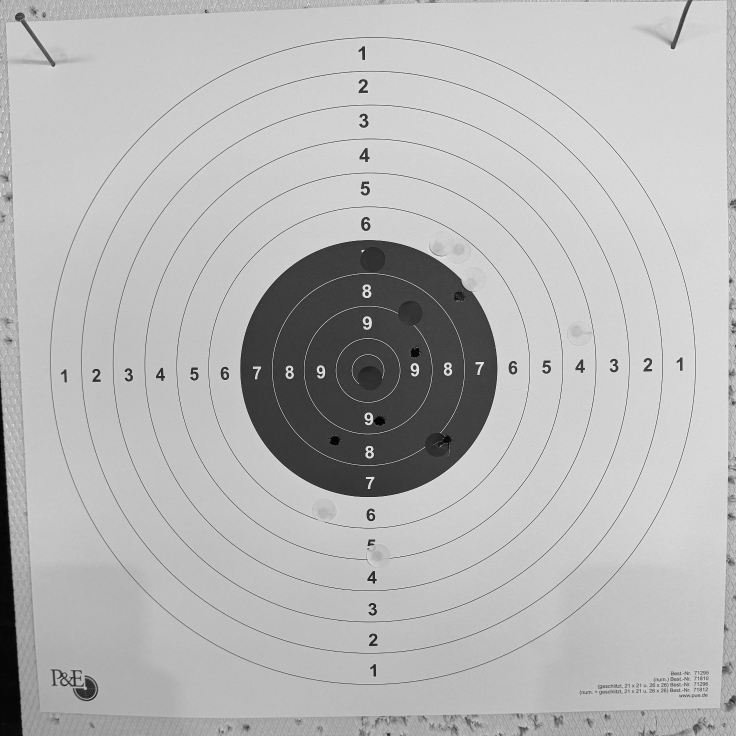
#> input picture apps/mobile/android/core/model/src/test/resources/hits/IMG_1514.jpg, 1472 x 1472 px, given as the content of the folder bile/android/core/model/src/test/resources/hits/IMG_1514.jpg, which was not available (shown at 1/2 size)
$ python detect_hits.py --input ../../apps/mobile/android/core/model/src/test/resources/hits/IMG_1514.jpg
#> lines starting #> are read from the running program, lines starting #| are printed output that depends on the picture; after the words box and inside, x2 and y2 are one past the last pixel; in counts of white or black regions, pixels touching at a corner belong together; pictures that were not available may be replaced by others from this repository, and a replacement may not be noted
### ml/scripts/rectify.py
"""Find the target in a photo, rectify it, and report how well that worked.

Run this over a folder of real photos BEFORE writing any on-device code. It
answers three questions that would otherwise only surface in the finished app:

1. Does the segmentation hold across your target types, lighting and cameras?
2. How oblique are real photos — does the orthographic approximation carry, or
   is the full homography needed from the start?
3. Which images fail, and why?

It is also the reference the Kotlin `TargetLocator` will be cross-checked
against, and it produces the rectified crops that the hit detector is annotated
and trained on. See ml/NOTES-real-targets.md for what real sheets look like.

The method, and why it is not a neural network:

    A circle photographed at an angle is an ellipse. The black aiming mark is
    the highest-contrast feature on any target and its physical diameter is
    known exactly per target type. Fitting an ellipse to its outer edge yields
    centre, scale (px→mm) and perspective in one step — deterministically, with
    no training data. ML is for telling holes from patches, later, on the
    rectified crop.

Two details that real photos forced (both in NOTES-real-targets.md):

    * The aiming mark is an ANNULUS: ring 10 is printed light inside it. The fit
      must use the OUTER contour — fitting the inner one is wrong by a factor of
      four in scale.
    * The backstop behind the target is itself full of dark bullet holes, and
      there are dark surfaces all around. A global threshold happily finds those
      instead, which is why the search is restricted to the largest bright
      quadrilateral (the sheet) when one can be found.

Usage:
    python scripts/rectify.py --input ~/scheiben --out data/rectified --report
"""

from __future__ import annotations

import argparse
import json
import math
from dataclasses import asdict, dataclass, replace
from pathlib import Path

import cv2
import numpy as np

#: Longest edge the analysis runs at. Full-resolution phone photos cost time and
#: buy nothing: the aiming mark is hundreds of pixels across either way.
WORK_SIZE = 1024

#: Side length of the rectified crop. Square, centred on the target, so every
#: image the detector ever sees is in the same frame.
#:
#: 1600 and not 640: at 640 a 9 mm hole is ten pixels across and a 4.5 mm
#: diabolo five — too little for the hit detector and for a human placing a shot
#: by hand (NOTES-real-targets.md §9). The crop is warped from the ORIGINAL
#: photo, not from the downscaled working copy, so those pixels carry real
#: detail instead of interpolation.
#:
#: 1472 over a 1.15 frame is 2.56 pixels per millimetre, and that RESOLUTION is
#: what actually matters — it was picked by scoring the hit detector at each size
#: against hits-truth.json. Coarser loses holes; FINER loses precision, because
#: paper grain and JPEG noise start resolving into blobs the size of a small
#: hole. Both directions were measured (score_hits.py). So when the frame below
#: changed from 1.25 to 1.15 this had to follow it, or the crop would silently
#: have become finer at 2.78.
CROP_SIZE = 1472

#: How much of the scoring radius the crop covers. Over 1.0 so that ring 1 and
#: the paper around it stay inside the frame.
#:
#: 1.15 puts the frame at 575 mm across, which sits ENTIRELY within a 600 mm
#: sheet: no backstop in the crop, whatever is behind the target. At 1.25 the
#: frame was 625 mm and a strip of whatever the sheet hangs on was in every
#: picture — 12 mm a side by construction, and more once the sheet is tilted.
#: Ring 1 ends at 500 mm, so nothing scoreable is lost.
#:
#: Must equal `TargetGeometry.FRAME_TO_SCORING` in the Android app, which draws
#: its rings in the same frame and lays this crop underneath them. They were
#: 1.15 here and 1.25 there once already, which quietly meant the reference
#: implementation and the app were measuring different pictures.
CROP_MARGIN = 1.15

#: Diameter of the scoring area — ring 1 — of the target being scanned. The
#: crop is scaled so this fits it, which is what makes a crop pixel a known
#: number of millimetres (see `px_per_mm`).
SCORING_MM = 500.0

#: Aiming mark diameter as a fraction of ring 1, for the target being scanned.
#: Scheibe Nr. 5: 200 mm black on a 500 mm scoring area.
#:
#: The fit measures the MARK, but the crop has to frame the whole SCORING AREA —
#: scaling straight off the mark cropped everything outside ring 6 away, taking
#: real hits with it. Different targets have different ratios (air rifle is
#: 30.5/45.5), which is why it is a parameter and not a constant.
DEFAULT_BLACK_RATIO = 200.0 / SCORING_MM

#: Below this the ellipse is too oblique for the orthographic approximation and
#: the shot positions start to drift. Mirrors the app's warning threshold.
OBLIQUE_WARN = 0.80

#: Plausible aiming mark diameter as a fraction of the sheet's width. Wide
#: enough for every standard target (Scheibe Nr. 5 sits near 0.36, air rifle
#: near 0.18) and narrow enough to reject the backstop behind the sheet.
MIN_MARK_OF_SHEET = 0.08
MAX_MARK_OF_SHEET = 0.65

#: How far the paper's brightness may fall before the sheet is taken to have
#: ended. Well below the paper, because a sheet is never evenly lit; well above
#: the grey of a backstop.
SHEET_EDGE_OF_PAPER = 0.72

#: How many directions the sheet's edge is probed in, and how far out — in
#: multiples of the aiming mark's radius. The sheet measures three mark radii to
#: its edge and 4.2 to its corners, so five leaves room for an oblique photo.
SHEET_RAYS = 180
SHEET_REACH = 5.0

#: A ray that got much further than the rest went through a gap in the edge. The
#: corners of a square legitimately reach 1.41 times the edge distance, so the
#: bar has to sit above that or it cuts the corners off — measured, that alone
#: shrank the sheet by eight per cent.
SHEET_RAY_TRIM = 1.7

IMAGE_SUFFIXES = {".jpg", ".jpeg", ".png", ".heic", ".webp", ".bmp"}


@dataclass
class TargetFit:
    """Where the target is in the (downscaled) image."""

    cx: float
    cy: float
    #: Semi-axes in pixels, major first.
    major: float
    minor: float
    #: Rotation of the MAJOR axis in degrees — not OpenCV's raw `fitEllipse`
    #: angle, which describes the width axis whether or not that is the longer.
    angle: float
    #: minor/major. 1.0 is dead-on; lower means more oblique.
    circularity: float
    #: How the mark was found, for the report.
    method: str

    @property
    def oblique(self) -> bool:
        return self.circularity < OBLIQUE_WARN


@dataclass
class Result:
    image: str
    ok: bool
    reason: str | None = None
    fit: dict | None = None  # type: ignore[type-arg]


def px_per_mm(size: int = CROP_SIZE, scoring_mm: float = SCORING_MM) -> float:
    """Pixels per millimetre in a rectified crop of the given side length."""
    return size / (CROP_MARGIN * scoring_mm)


def load_full(path: Path) -> np.ndarray:
    """Read an image at its original resolution, as grayscale."""
    data = np.fromfile(str(path), dtype=np.uint8)
    image = cv2.imdecode(data, cv2.IMREAD_COLOR)
#> image is the input picture: shape (1472, 1472, 3); min 0, max 255, mean 182.3
    if image is None:
        raise ValueError("unreadable")
    return cv2.cvtColor(image, cv2.COLOR_BGR2GRAY)


def downscale(gray: np.ndarray) -> tuple[np.ndarray, float]:
    """The working copy of an image, and the factor it was scaled by."""
    longest = max(gray.shape[:2])
    scale = WORK_SIZE / longest if longest > WORK_SIZE else 1.0
    if scale == 1.0:
        return gray, 1.0
    return cv2.resize(gray, None, fx=scale, fy=scale, interpolation=cv2.INTER_AREA), scale


def load_gray(path: Path) -> tuple[np.ndarray, float]:
    """Read an image, downscale it, return grayscale and the scale factor."""
    return downscale(load_full(path))


def locate(path: Path) -> tuple[np.ndarray, TargetFit] | None:
    """Find the target, and hand back the ORIGINAL photo alongside the fit.

    Searching runs on the downscaled copy — the aiming mark is hundreds of
    pixels across either way — but the crop must be warped from the full
    resolution, or the extra pixels of a large crop are interpolation rather
    than detail. The returned fit is therefore expressed in the original's pixels.
    """
    full = load_full(path)
    gray, scale = downscale(full)
#> scale = 0.696
    fit = find_aiming_mark(gray, find_sheet(gray))
    if fit is None:
        # The sheet mask can be wrong (bright wall, overexposed backstop).
        # Worth one retry without it before calling the image a failure.
        fit = find_aiming_mark(gray, None)
    if fit is None:
        return None

    if scale != 1.0:
        fit = replace(
            fit,
            cx=fit.cx / scale,
            cy=fit.cy / scale,
            major=fit.major / scale,
            minor=fit.minor / scale,
        )
    return full, fit


def find_sheet(gray: np.ndarray) -> np.ndarray | None:
    """The bright paper as a mask, if a plausible one stands out.

    Not for measuring — sheet formats vary by manufacturer while the aiming mark
    is standardised, so the SCALE always comes from the mark. This only narrows
    where to look, which is what keeps a bullet-riddled backstop from winning.
    """
    blurred = cv2.GaussianBlur(gray, (7, 7), 0)
    level, bright = cv2.threshold(blurred, 0, 255, cv2.THRESH_BINARY + cv2.THRESH_OTSU)
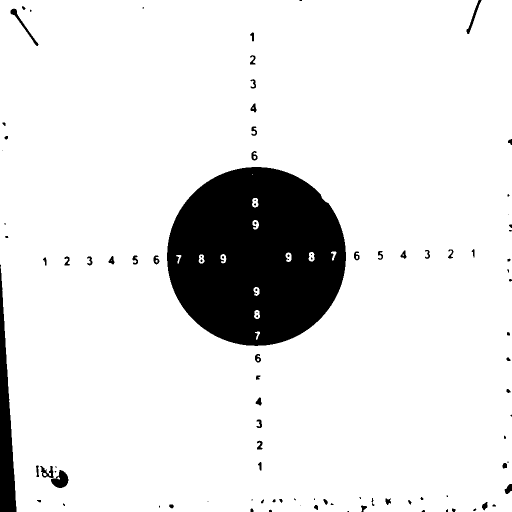
#> bright: shape (1024, 1024) (shown at 1/2 size); 89.2% white; 101 black regions (37 under 20 px), largest, box (x1, y1, x2, y2) and area: (334, 334, 692, 692) 98657, (0, 529, 33, 1024) 8460, (102, 940, 137, 976) 760
#> level = 129

    # A second split, over the bright side only. One Otsu pass separates
    # "target and backstop" from "dark surroundings" — and the backstop is a
    # grey foam board, so it lands on the bright side together with the paper.
    # It is darker than the paper though, which makes it the largest dark region
    # inside the mask, and the ellipse fit then locks onto the backstop instead
    # of the aiming mark. Splitting the bright side again isolates the paper.
    upper = blurred[blurred >= level]
    if upper.size > 0:
        paper_level, _ = cv2.threshold(upper, 0, 255, cv2.THRESH_BINARY + cv2.THRESH_OTSU)
#> paper_level = 192
        refined = np.zeros_like(gray)
        refined[blurred >= paper_level] = 255
        # Only trust it if a decent sheet remains; on a photo with no backstop
        # in frame the second split can eat the target itself.
        if cv2.countNonZero(refined) > 0.06 * gray.size:
            bright = refined

    bright = cv2.morphologyEx(
        bright, cv2.MORPH_CLOSE, cv2.getStructuringElement(cv2.MORPH_ELLIPSE, (25, 25))
    )

    contours, _ = cv2.findContours(bright, cv2.RETR_EXTERNAL, cv2.CHAIN_APPROX_SIMPLE)
    if not contours:
        return None

    frame_area = float(gray.shape[0] * gray.shape[1])
    largest = max(contours, key=cv2.contourArea)
    if cv2.contourArea(largest) < 0.10 * frame_area:
        return None

    mask = np.zeros_like(gray)
    # Filled convex hull: the sheet is punched full of holes and often creased,
    # and the holes must not become part of the boundary.
    cv2.drawContours(mask, [cv2.convexHull(largest)], -1, 255, thickness=cv2.FILLED)
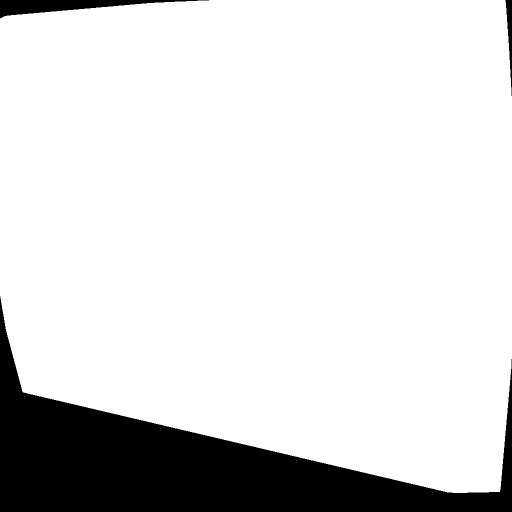
#> mask: shape (1024, 1024) (shown at 1/2 size); 85.8% white; 3 black regions, box (x1, y1, x2, y2) and area: (0, 593, 1024, 1024) 141342, (0, 0, 418, 37) 6163, (1011, 0, 1024, 192) 1193
    return mask


def find_aiming_mark(gray: np.ndarray, sheet: np.ndarray | None) -> TargetFit | None:
    """Fit an ellipse to the outer edge of the black aiming mark."""
    region = gray if sheet is None else cv2.bitwise_and(gray, gray, mask=sheet)
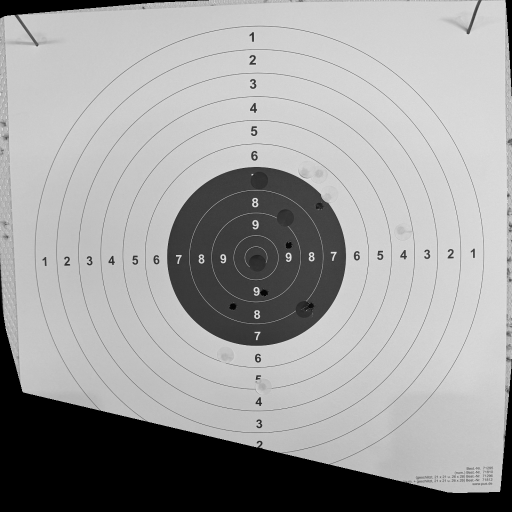
#> region: shape (1024, 1024) (shown at 1/2 size); min 0, max 243, mean 158.7
    method = "sheet+mark" if sheet is not None else "mark-only"
#> method = 'sheet+mark'

    # Threshold only over the sheet's own pixels; including the dark surroundings
    # drags Otsu's split into the wrong place.
    values = region[sheet > 0] if sheet is not None else gray.reshape(-1)
    if values.size == 0:
        return None
    level, _ = cv2.threshold(values, 0, 255, cv2.THRESH_BINARY + cv2.THRESH_OTSU)
#> level = 134
#> (the rest of the program and of its run is left out)
